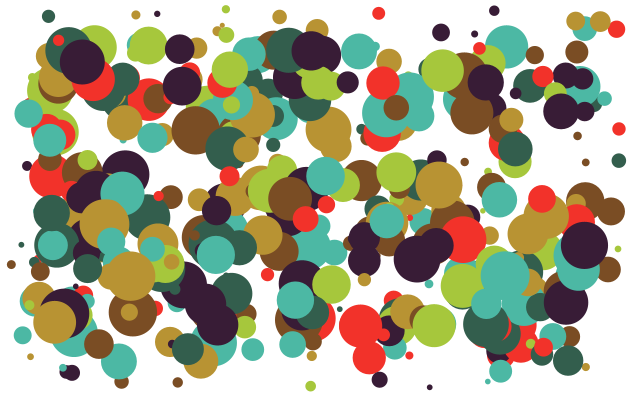
Frame 1 (no input)
Frame 60 (the mouse pressed at the canvas centre just before this capture): identical to frame 1, image omitted
Frame 120 (the mouse held since frame 60 and released just before this capture): identical to frame 1, image omitted

The Processing sketch that drew this single still picture (run headless with seeded random() and noise(); from frame 60 on, the mouse is pressed at the canvas centre):

// Processing sketch: Arrays_Intro_04
// ── Arrays_Intro_04.pde
/* 
 --------------------------
 ** PLEASE READ INFO TAB **
 --------------------------
 
 */

/////////////////////////// GLOBALS ////////////////////////////
// Déclaration & attribution d'un tableau de couleurs
color[] MyColors = {
  #381C36, #7A4D24, #B89333, #A6C73C, #335E4D, #4CB8A4, #F2322A
};

int numCircles = 400;

/////////////////////////// SETUP ////////////////////////////
void setup() {
  size (640, 400); 
  background (255);
  noStroke();
  fill(255,0,0,150);
  smooth();
 //color c = somecolour(); //Notez ce qui se passe si on déclare cette variable en dehors de notre boucle.
  for (int i = 0;  i < numCircles; i++) {
    //On crée une variable de type color et on y attribue une valeur détérminé par notre fonction en bas.
    color c = somecolour();
    float dia = random(5,50);
    float xpos = random(dia, width-dia);
    float ypos = random(dia, height-dia);
    fill (c);
    ellipse(xpos, ypos, dia, dia);
  }
}


/////////////////////////// DRAW ////////////////////////////

void draw() {

}

/////////////////////////// FUNCTIONS ////////////////////////////

//Une fonction qui retourne une valeur.
//Cette valeur est une couleur choisie de manière aléatoire à partir de notre tableau de couleurs en haut.
color somecolour() {
  return MyColors[int(random(MyColors.length))];
  //RETURNS A VALUE TAKEN FROM OUR LIST OF COLORS DECALRED ABOVE.
}


// ── INFO.pde
/*

//////////////////////
INTRODUCTION TO ARRAYS
//////////////////////

--------------------------
Sketch : ARRAY_INTRO_04
--------------------------

Introduction to arrays in Processing
Arrays can store multiple values of a single data type.
>>> https://docs.oracle.com/javase/tutorial/java/nutsandbolts/arrays.html
   

************************
FREE ART BUREAU INFO
http://freeartbureau.org

******************************** END


*NB

----------------------------------------------
*/
